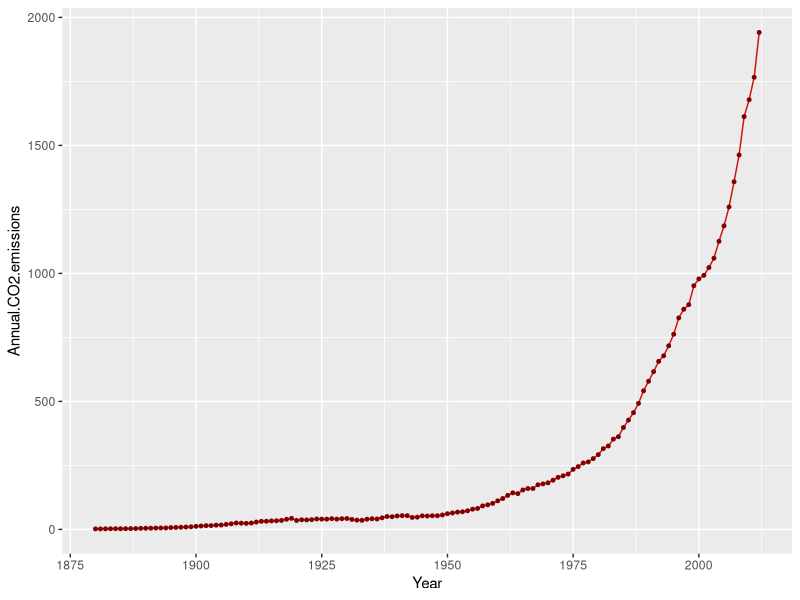
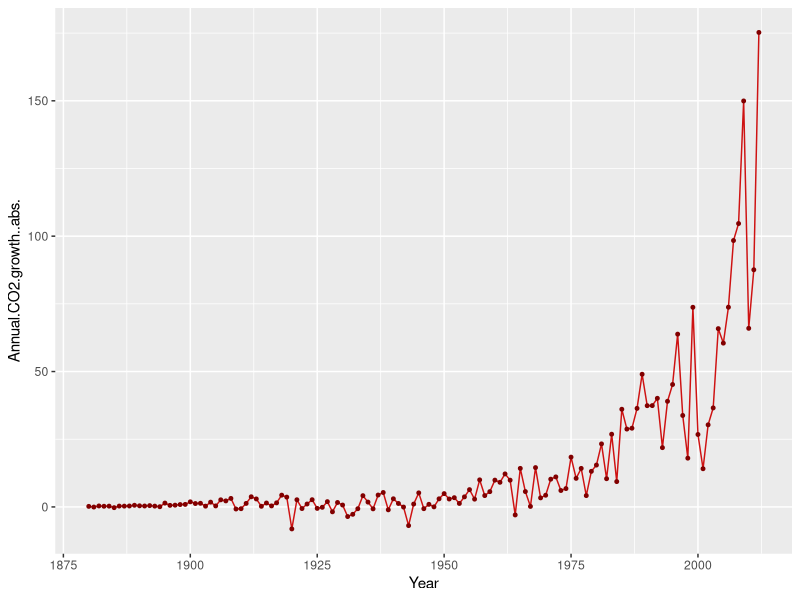
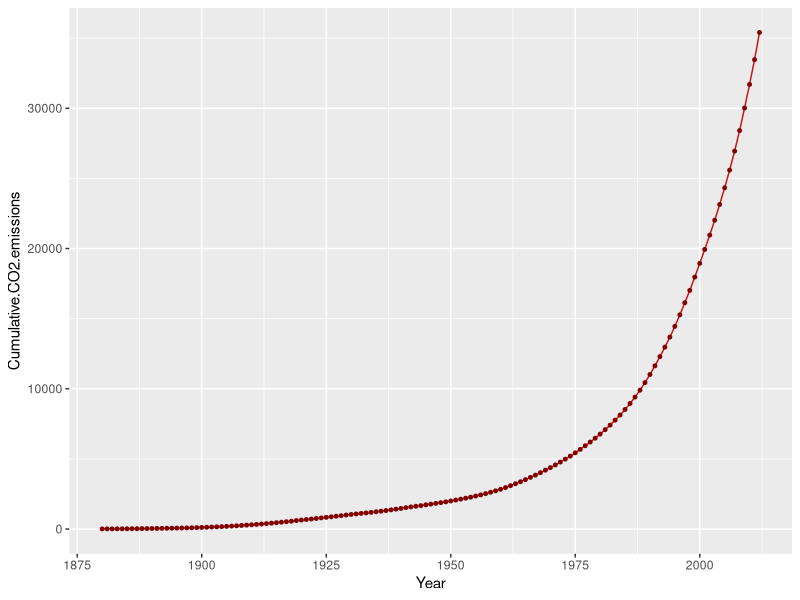
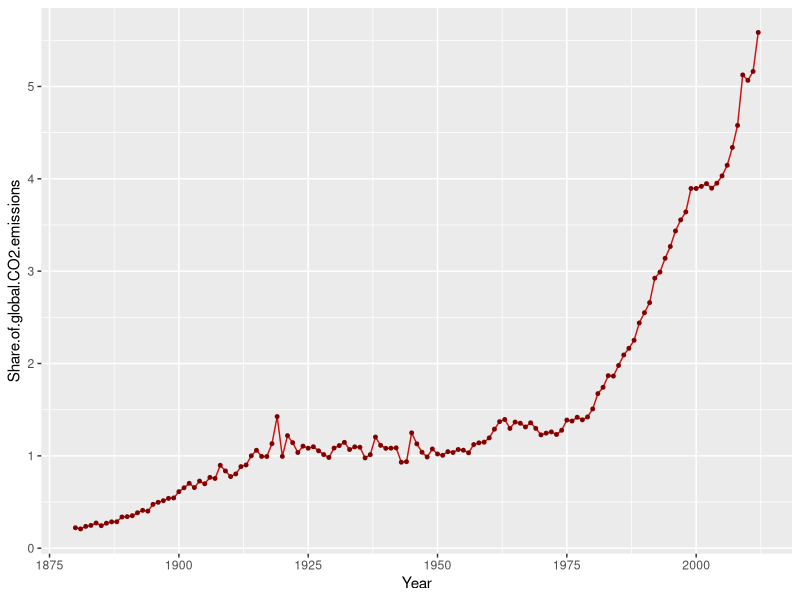

Source code (R) for these figures, in order:
library(ggplot2)
setwd("E:/Rajvi/4th SEMESTER/CSE3020_EPJ/Green House Gas Emissions and Rise in Surface Temperature in India/Extracted Data India/CO2 Country Profile India")
data<-read.csv("annual-co2-emissions-India.csv")
ggplot(data, aes(x=Year, y=Annual.CO2.emissions, group=1))+geom_line(color="#ce1212")+geom_point(color="#810000",size=1)
data<-read.csv("absolute-change-co2-India.csv")
ggplot(data, aes(x=Year, y=Annual.CO2.growth..abs., group=1))+geom_line(color="#ce1212")+geom_point(color="#810000",size=1)
data<-read.csv("cumulative-co-emissions-India.csv")
ggplot(data, aes(x=Year, y=Cumulative.CO2.emissions, group=1))+geom_line(color="#ce1212")+geom_point(color="#810000",size=1)
data<-read.csv("annual-share-co2-India.csv")
ggplot(data, aes(x=Year, y=Share.of.global.CO2.emissions, group=1))+geom_line(color="#ce1212")+geom_point(color="#810000",size=1)